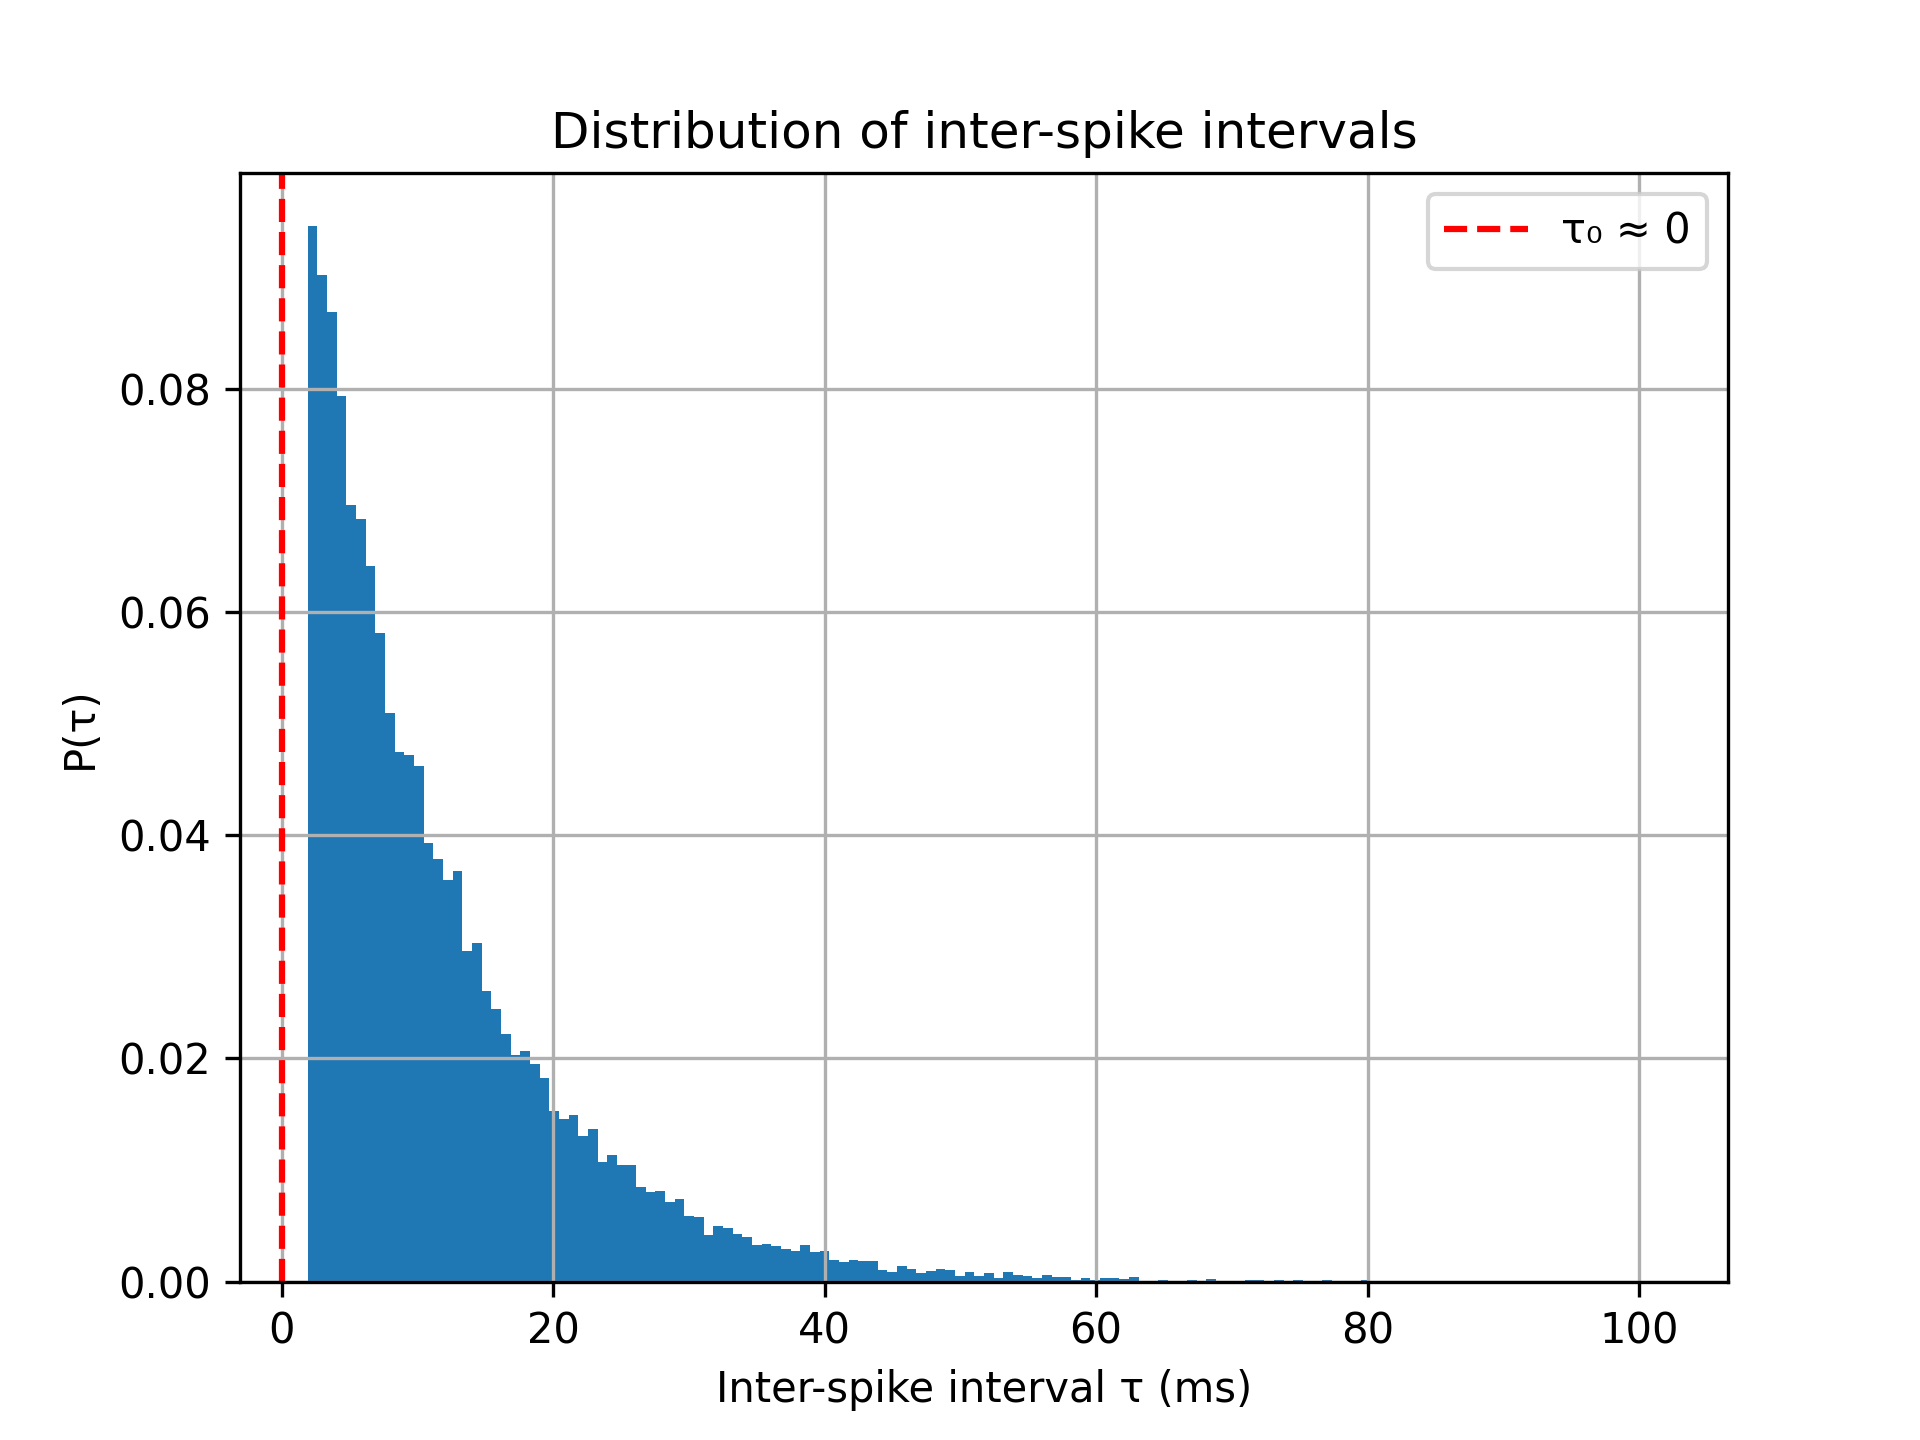

This chart was generated by the following Python code:
import numpy as np
import matplotlib.pyplot as plt

# Load data
t = np.loadtxt("Data/Data_neuron.txt")
tau = np.diff(t)

# Estimate tau0 (from observation)
tau0 = 0

# Plot
plt.hist(tau, bins='auto', density=True)
plt.axvline(tau0, color='r', linestyle='--', label=f'τ₀ ≈ {tau0}')

plt.xlabel("Inter-spike interval τ (ms)")
plt.ylabel("P(τ)")
plt.title("Distribution of inter-spike intervals")
plt.legend()
plt.grid(True)

plt.savefig("q1_histogram.png", dpi=300)
plt.show()
